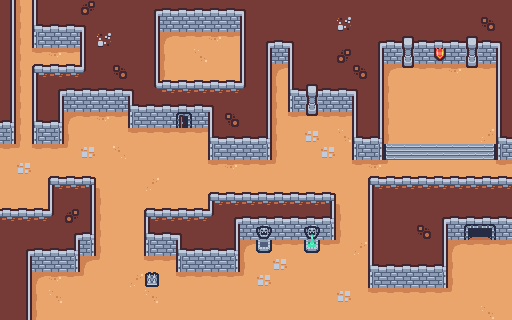

Rendered tile map (Tiled .tmx) drawn with the repository's tilesets; below, a short description and the full map source, tile grids included:
An orthogonal 32x20 tile map with 16x16 px tiles, 2 tile layers (Floor, Walls).

<map version="1.10" tiledversion="1.11.2" orientation="orthogonal" renderorder="right-down" width="32" height="20" tilewidth="16" tileheight="16" infinite="0" nextlayerid="10" nextobjectid="1">
 <tileset firstgid="1" source="sampleSheet.tsx" />
 <layer id="6" name="Floor" width="32" height="20">
  <data encoding="csv">
14,1610612787,16,1,1,3221225485,1,1,1,2,3,3,3,3,3,4,1,1,1,1,1,1,1,1,1,1,1,1,1,1,1,1,
14,1610612787,17,3,3,4,1,1,1,14,41,41,41,41,41,16,1,1,1,1,1,25,1,1,1,1,1,1,1,1,1073741837,1,
14,1610612787,58,41,41,16,25,1,1,14,1610612789,51,51,52,51,16,2,3,4,1,1,1,1,2,3,7,3,3,3,7,3,4,
14,1610612787,51,52,51,16,1,1,1,14,1610612787,49,3221225522,49,49,16,14,41,16,1,1,536870925,1,14,41,19,41,30,41,19,41,16,
14,1610612787,5,27,27,28,1,1073741837,1,14,1610612787,49,49,49,49,16,14,1610612789,16,1,1,1,1073741837,14,1610612789,31,51,51,52,31,51,16,
14,1610612787,16,2,3,3,3,3,4,26,27,27,27,27,27,28,14,1610612787,17,7,3,3,4,14,1610612787,49,49,49,49,49,49,16,
14,1610612787,16,14,41,41,41,41,17,3,3,3,3,4,1,1,14,1610612787,58,19,41,41,16,14,1610612787,49,49,49,49,49,49,16,
18,1610612787,17,18,1610612789,51,52,51,58,41,41,22,41,16,2684354573,1,14,1610612787,51,31,51,51,16,14,1610612787,49,49,49,49,49,49,16,
60,1610612787,58,60,1610612787,49,49,49,51,51,51,51,51,17,3,3,18,1610612787,49,43,49,3221225522,17,18,1610612787,49,49,49,49,49,2684354610,17,
51,54,51,51,54,43,49,50,49,49,49,49,49,58,41,41,60,1610612787,49,49,43,49,58,60,37,38,38,38,38,38,39,58,
49,43,49,49,49,49,49,49,49,49,49,49,49,51,52,51,51,54,49,49,49,49,51,52,54,49,49,49,49,49,49,51,
49,49,49,5,27,6,1610612790,49,49,2147483698,49,49,49,49,49,49,49,49,49,49,49,49,49,5,27,27,27,27,27,27,27,27,
49,49,49,16,1,14,1610612787,49,49,49,49,49,49,5,27,27,27,27,27,27,6,1610612790,49,16,1,1,1,1,1,1,1,1,
27,27,27,28,3221225485,14,1610612787,49,49,5,27,27,27,28,2,3,3,3,3,3,18,1610612787,49,16,1,1,1,2,3,3,3,3,
1,1,1,1,2,18,1610612787,49,49,17,3,4,1,1,14,41,20,41,41,21,60,1610612787,49,16,1,1,1073741837,14,41,11,12,41,
1,2,3,3,18,60,1610612787,49,49,58,41,17,3,3,18,1610612789,32,51,51,33,51,54,2147483698,16,1,1,1,14,1610612789,51,51,51,
1,14,41,41,60,1610612789,54,49,49,51,51,58,41,41,60,1610612787,49,43,49,49,49,49,49,17,3,3,3,18,1610612787,49,49,49,
1,14,1610612789,52,51,54,49,49,2147483698,42,49,51,51,51,51,54,43,49,49,49,49,49,49,58,41,41,41,60,1610612787,49,49,49,
1,14,1610612787,3758096434,49,49,49,49,49,3758096434,49,49,49,49,49,49,49,49,49,49,49,43,49,51,51,51,51,51,54,49,49,49,
1,14,1610612787,49,49,49,49,49,49,49,49,49,49,49,49,49,49,49,49,49,49,49,49,49,49,49,49,49,49,49,3758096434,49
</data>
 </layer>
 <layer id="9" name="Walls" width="32" height="20">
  <data encoding="csv">
14,0,16,1,1,3221225485,1,1,1,2,3,3,3,3,3,4,1,1,1,1,1,1,1,1,1,1,1,1,1,1,1,1,
14,0,17,3,3,4,1,1,1,14,41,41,41,41,41,16,1,1,1,1,1,25,1,1,1,1,1,1,1,1,1073741837,1,
14,0,58,41,41,16,25,1,1,14,0,0,0,0,0,16,2,3,4,1,1,1,1,2,3,7,3,3,3,7,3,4,
14,0,0,0,0,16,1,1,1,14,0,0,0,0,0,16,14,41,16,1,1,536870925,1,14,41,19,41,30,41,19,41,16,
14,0,5,27,27,28,1,1073741837,1,14,0,0,0,0,0,16,14,0,16,1,1,1,1073741837,14,0,0,0,0,0,0,0,16,
14,0,16,2,3,3,3,3,4,26,27,27,27,27,27,28,14,0,17,7,3,3,4,14,0,0,0,0,0,0,0,16,
14,0,16,14,41,41,41,41,17,3,3,3,3,4,1,1,14,0,58,19,41,41,16,14,0,0,0,0,0,0,0,16,
18,0,17,18,0,0,0,0,58,41,41,22,41,16,2684354573,1,14,0,0,0,0,0,16,14,0,0,0,0,0,0,0,16,
60,0,58,60,0,0,0,0,0,0,0,0,0,17,3,3,18,0,0,0,0,0,17,18,0,0,0,0,0,0,0,17,
0,0,0,0,0,0,0,0,0,0,0,0,0,58,41,41,60,0,0,0,0,0,58,60,0,0,0,0,0,0,0,58,
0,0,0,0,0,0,0,0,0,0,0,0,0,0,0,0,0,0,0,0,0,0,0,0,0,0,0,0,0,0,0,0,
0,0,0,5,27,6,0,0,0,0,0,0,0,0,0,0,0,0,0,0,0,0,0,5,27,27,27,27,27,27,27,27,
0,0,0,16,1,14,0,0,0,0,0,0,0,5,27,27,27,27,27,27,6,0,0,16,1,1,1,1,1,1,1,1,
27,27,27,28,3221225485,14,0,0,0,5,27,27,27,28,2,3,3,3,3,3,18,0,0,16,1,1,1,2,3,3,3,3,
1,1,1,1,2,18,0,0,0,17,3,4,1,1,14,41,20,41,41,21,60,0,0,16,1,1,1073741837,14,41,11,12,41,
1,2,3,3,18,60,0,0,0,58,41,17,3,3,18,0,32,0,0,33,0,0,0,16,1,1,1,14,0,0,0,0,
1,14,41,41,60,0,0,0,0,0,0,58,41,41,60,0,0,0,0,0,0,0,0,17,3,3,3,18,0,0,0,0,
1,14,0,0,0,0,0,0,0,0,0,0,0,0,0,0,0,0,0,0,0,0,0,58,41,41,41,60,0,0,0,0,
1,14,0,0,0,0,0,0,0,0,0,0,0,0,0,0,0,0,0,0,0,0,0,0,0,0,0,0,0,0,0,0,
1,14,0,0,0,0,0,0,0,0,0,0,0,0,0,0,0,0,0,0,0,0,0,0,0,0,0,0,0,0,0,0
</data>
 </layer>
</map>
